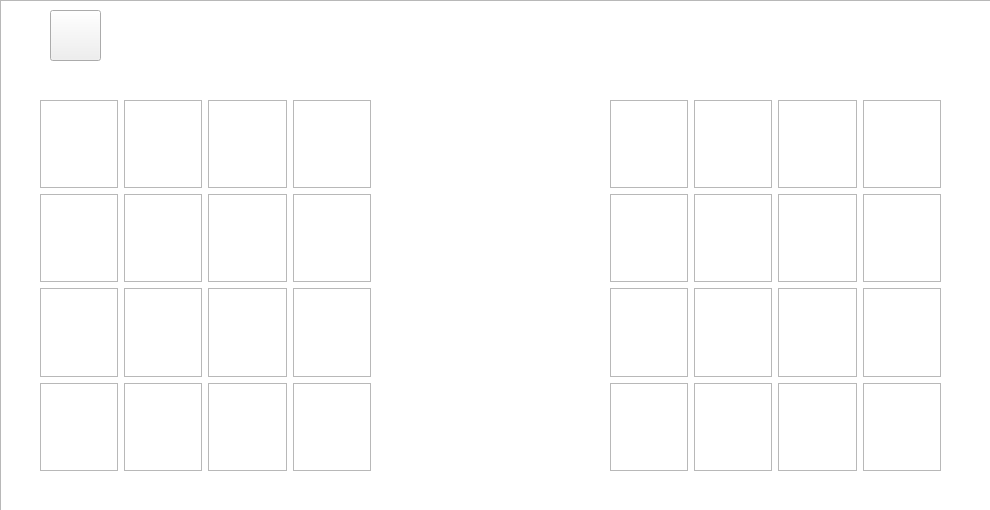
<?xml version="1.0" encoding="UTF-8"?>
<ui version="4.0">
 <class>double_p</class>
 <widget class="QWidget" name="double_p">
  <property name="geometry">
   <rect>
    <x>0</x>
    <y>0</y>
    <width>990</width>
    <height>510</height>
   </rect>
  </property>
  <property name="windowTitle">
   <string>Form</string>
  </property>
  <widget class="QGraphicsView" name="graphicsView1">
   <property name="geometry">
    <rect>
     <x>0</x>
     <y>0</y>
     <width>991</width>
     <height>511</height>
    </rect>
   </property>
  </widget>
  <widget class="QWidget" name="gridLayoutWidget">
   <property name="geometry">
    <rect>
     <x>40</x>
     <y>100</y>
     <width>331</width>
     <height>371</height>
    </rect>
   </property>
   <layout class="QGridLayout" name="gridLayout">
    <item row="0" column="2">
     <widget class="QGraphicsView" name="graphicsView_p13"/>
    </item>
    <item row="3" column="0">
     <widget class="QGraphicsView" name="graphicsView_p113"/>
    </item>
    <item row="2" column="0">
     <widget class="QGraphicsView" name="graphicsView_p19"/>
    </item>
    <item row="3" column="1">
     <widget class="QGraphicsView" name="graphicsView_p114"/>
    </item>
    <item row="2" column="1">
     <widget class="QGraphicsView" name="graphicsView_p110"/>
    </item>
    <item row="0" column="3">
     <widget class="QGraphicsView" name="graphicsView_p14"/>
    </item>
    <item row="3" column="2">
     <widget class="QGraphicsView" name="graphicsView_p115"/>
    </item>
    <item row="3" column="3">
     <widget class="QGraphicsView" name="graphicsView_p116"/>
    </item>
    <item row="1" column="3">
     <widget class="QGraphicsView" name="graphicsView_p18"/>
    </item>
    <item row="0" column="1">
     <widget class="QGraphicsView" name="graphicsView_p12"/>
    </item>
    <item row="2" column="3">
     <widget class="QGraphicsView" name="graphicsView_p112"/>
    </item>
    <item row="0" column="0">
     <widget class="QGraphicsView" name="graphicsView_p11"/>
    </item>
    <item row="1" column="0">
     <widget class="QGraphicsView" name="graphicsView_p15"/>
    </item>
    <item row="2" column="2">
     <widget class="QGraphicsView" name="graphicsView_p111"/>
    </item>
    <item row="1" column="1">
     <widget class="QGraphicsView" name="graphicsView_p16"/>
    </item>
    <item row="1" column="2">
     <widget class="QGraphicsView" name="graphicsView_p17"/>
    </item>
   </layout>
  </widget>
  <widget class="QWidget" name="gridLayoutWidget_2">
   <property name="geometry">
    <rect>
     <x>610</x>
     <y>100</y>
     <width>331</width>
     <height>371</height>
    </rect>
   </property>
   <layout class="QGridLayout" name="gridLayout_2">
    <item row="1" column="0">
     <widget class="QGraphicsView" name="graphicsView_p25"/>
    </item>
    <item row="2" column="0">
     <widget class="QGraphicsView" name="graphicsView_p29"/>
    </item>
    <item row="0" column="1">
     <widget class="QGraphicsView" name="graphicsView_p22"/>
    </item>
    <item row="0" column="3">
     <widget class="QGraphicsView" name="graphicsView_p24"/>
    </item>
    <item row="0" column="2">
     <widget class="QGraphicsView" name="graphicsView_p23"/>
    </item>
    <item row="3" column="0">
     <widget class="QGraphicsView" name="graphicsView_p213"/>
    </item>
    <item row="0" column="0">
     <widget class="QGraphicsView" name="graphicsView_p21"/>
    </item>
    <item row="2" column="1">
     <widget class="QGraphicsView" name="graphicsView_p210"/>
    </item>
    <item row="3" column="1">
     <widget class="QGraphicsView" name="graphicsView_p214"/>
    </item>
    <item row="3" column="3">
     <widget class="QGraphicsView" name="graphicsView_p216"/>
    </item>
    <item row="2" column="3">
     <widget class="QGraphicsView" name="graphicsView_p212"/>
    </item>
    <item row="3" column="2">
     <widget class="QGraphicsView" name="graphicsView_p215"/>
    </item>
    <item row="1" column="2">
     <widget class="QGraphicsView" name="graphicsView_p27"/>
    </item>
    <item row="2" column="2">
     <widget class="QGraphicsView" name="graphicsView_p211"/>
    </item>
    <item row="1" column="3">
     <widget class="QGraphicsView" name="graphicsView_p28"/>
    </item>
    <item row="1" column="1">
     <widget class="QGraphicsView" name="graphicsView_p26"/>
    </item>
   </layout>
  </widget>
  <widget class="QPushButton" name="pushButton">
   <property name="geometry">
    <rect>
     <x>50</x>
     <y>10</y>
     <width>51</width>
     <height>51</height>
    </rect>
   </property>
   <property name="text">
    <string/>
   </property>
  </widget>
 </widget>
 <resources/>
 <connections/>
</ui>
